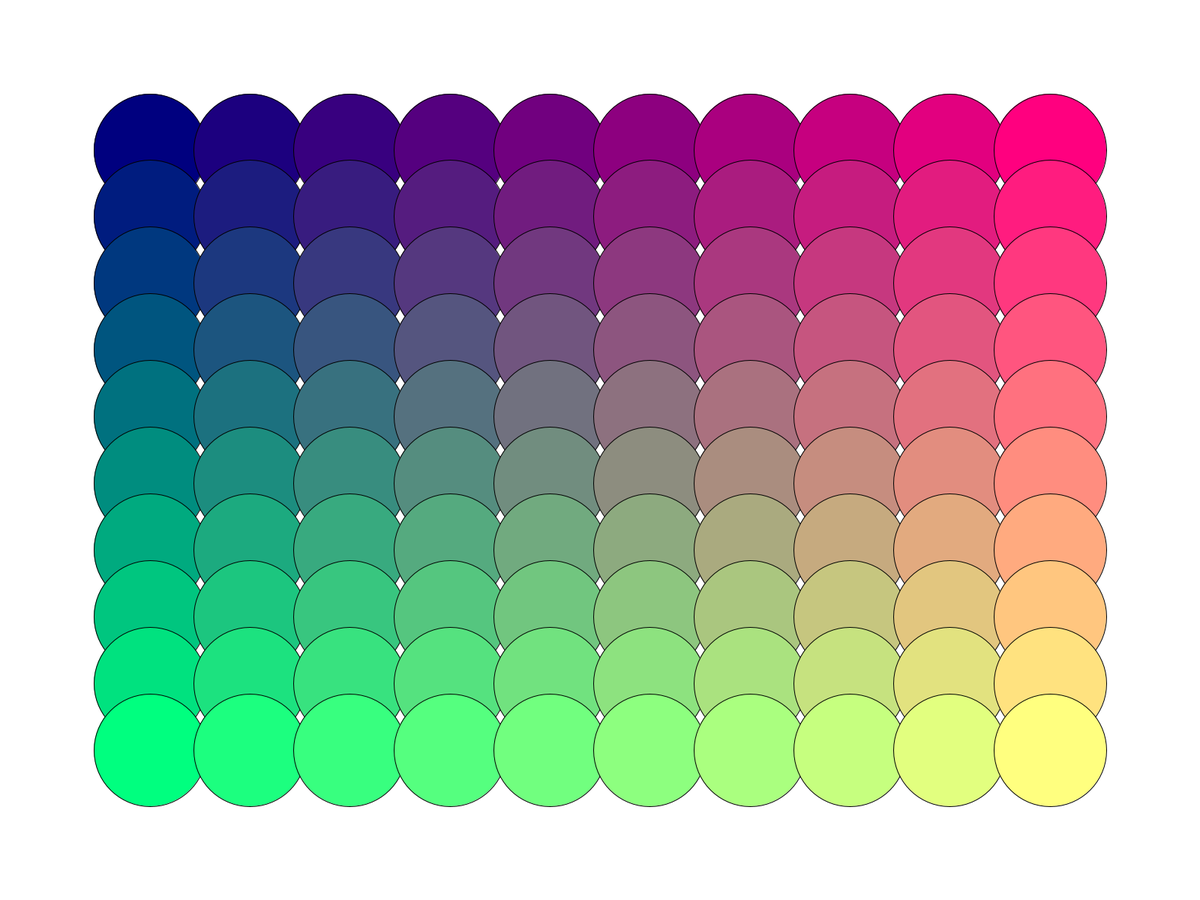
Frame 1 (no input)
Frame 60 (the mouse pressed at the canvas centre just before this capture): identical to frame 1, image omitted
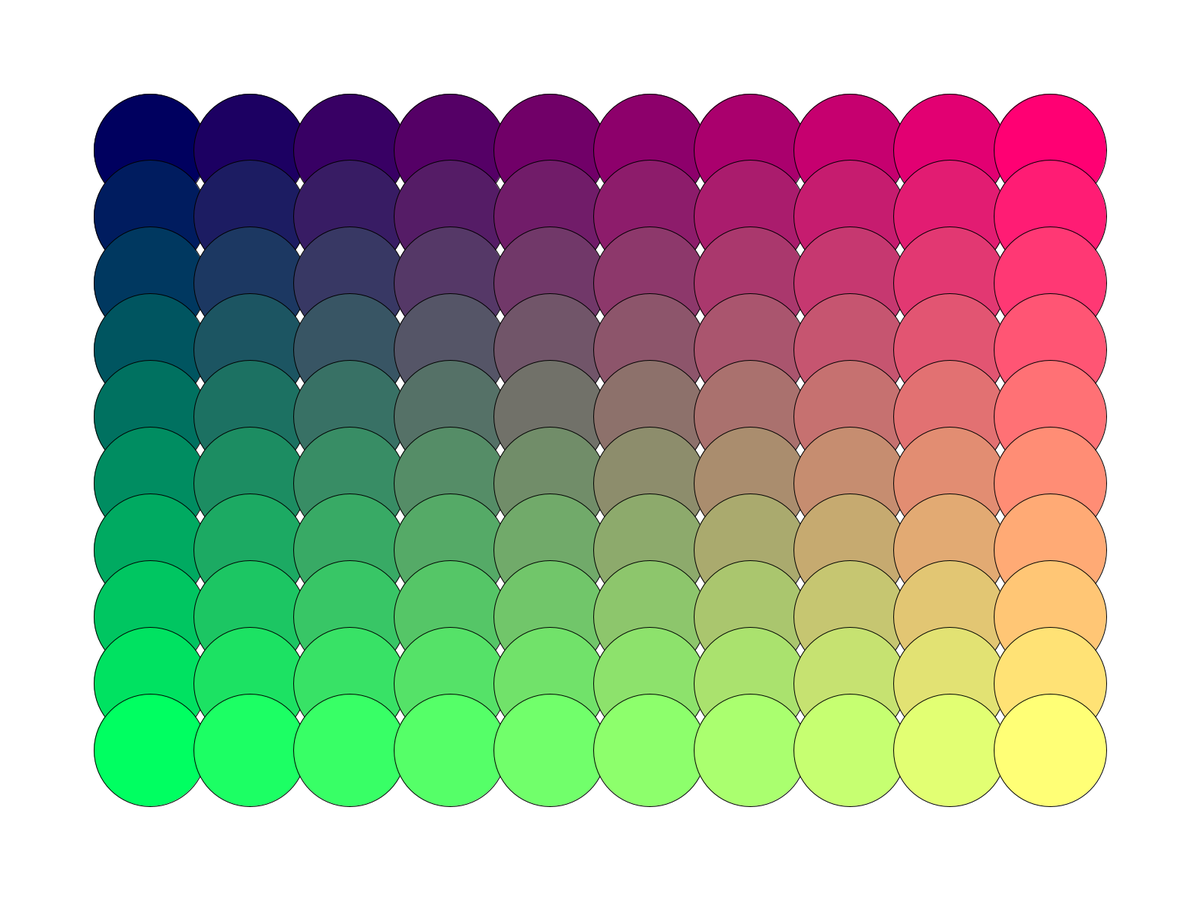
Frame 120 (the mouse held since frame 60 and released just before this capture)

The Processing sketch that drew these frames (run headless with seeded random() and noise(); from frame 60 on, the mouse is pressed at the canvas centre):

// Processing sketch: ejemplo_0_for_map
// ── ejemplo_0_for_map.pde
void setup() {
    fullScreen();
 //size(400,400);
  }

void draw() {
  background(255);
  for(int i = 0; i < 10; i = i+1){
    for(int j = 0; j < 10; j = j+1){
      float r = map(i, 0, 9, 0,255);
      int g = int(map(j, 0, 9, 0,255));
      float m = map(mouseX, 0,width, 0,10); 
      float b = map(sin(m*millis()/1000.0),-1,1,0,255);
      fill(r,g,b);
      float margen = 200;
      float x = map(i, 0, 9, margen, width-margen);
      float y = map(j, 0, 9, margen, height-margen);
      ellipse(x, y, 150,150);
    }
  }
}
